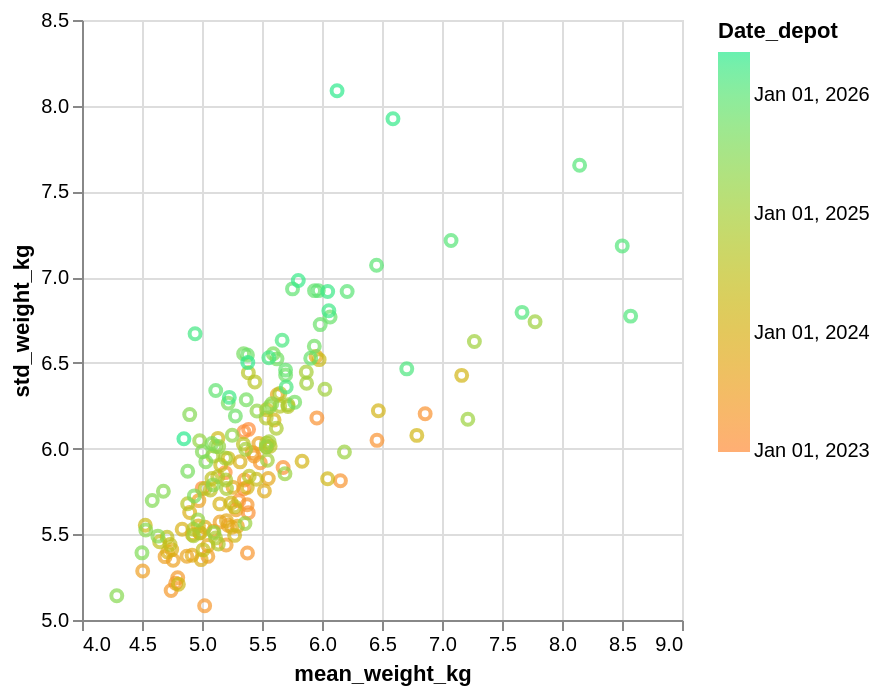

This figure's notebook cell:
### Code cell
# Scatter plot


chart = (
    alt.Chart(base_df)
    .mark_point()
    .encode(
        x=alt.X("mean_weight_kg:Q", scale=alt.Scale(zero=False)),
        y=alt.Y("std_weight_kg:Q", scale=alt.Scale(zero=False)),
        tooltip=[
            "Date_depot",
        ],
        color=alt.Color(
            "Date_depot",
            scale=alt.Scale(scheme="rainbow"),
        ),
    )
)
chart

### Figure 1 — Vega specification as saved in the notebook (floating-point values rounded to 4 significant figures; data arrays with more than 128 entries replaced by an {"elided": "..."} marker saying what was removed)
{"$schema": "https://vega.github.io/schema/vega/v6.json", "data": [{"name": "source_0", "values": {"elided": "177 records"}, "transform": [{"type": "formula", "expr": "toDate(datum['Date_depot'])", "as": "Date_depot"}]}, {"name": "source_0_x_domain_mean_weight_kg", "values": [{"min": 4.29, "max": 8.572}]}, {"name": "source_0_y_domain_std_weight_kg", "values": [{"min": 5.083, "max": 8.088}]}], "marks": [{"type": "symbol", "name": "marks", "from": {"data": "source_0"}, "encode": {"update": {"tooltip": {"signal": "{\"Date_depot\": timeFormat(datum[\"Date_depot\"], \"%b %d, %Y\")}"}, "y": {"field": "std_weight_kg", "scale": "y"}, "opacity": {"value": 0.7}, "fill": {"value": "transparent"}, "stroke": {"field": "Date_depot", "scale": "color"}, "x": {"field": "mean_weight_kg", "scale": "x"}}}, "style": ["point"]}], "scales": [{"name": "x", "type": "linear", "domain": [{"signal": "(data(\"source_0_x_domain_mean_weight_kg\")[0] || {}).min"}, {"signal": "(data(\"source_0_x_domain_mean_weight_kg\")[0] || {}).max"}], "range": [0, {"signal": "width"}], "zero": false, "nice": true}, {"name": "y", "type": "linear", "domain": [{"signal": "(data(\"source_0_y_domain_std_weight_kg\")[0] || {}).min"}, {"signal": "(data(\"source_0_y_domain_std_weight_kg\")[0] || {}).max"}], "range": [{"signal": "height"}, 0], "nice": true, "zero": false}, {"name": "color", "type": "time", "domain": {"data": "source_0", "field": "Date_depot"}, "range": {"scheme": "rainbow"}, "interpolate": "hcl"}], "axes": [{"scale": "x", "tickCount": {"signal": "ceil(width/40)"}, "labels": false, "maxExtent": 0, "orient": "bottom", "aria": false, "minExtent": 0, "gridScale": "y", "domain": false, "grid": true, "ticks": false, "zindex": 0}, {"scale": "y", "gridScale": "x", "labels": false, "maxExtent": 0, "minExtent": 0, "ticks": false, "zindex": 0, "grid": true, "orient": "left", "aria": false, "domain": false, "tickCount": {"signal": "ceil(height/40)"}}, {"scale": "x", "labelFlush": true, "orient": "bottom", "labelOverlap": true, "title": "mean_weight_kg", "tickCount": {"signal": "ceil(width/40)"}, "grid": false, "zindex": 0}, {"scale": "y", "tickCount": {"signal": "ceil(height/40)"}, "zindex": 0, "grid": false, "orient": "left", "labelOverlap": true, "title": "std_weight_kg"}], "padding": 5, "width": 300, "height": 300, "style": "cell", "legends": [{"stroke": "color", "format": "%b %d, %Y", "gradientLength": {"signal": "clamp(height, 64, 200)"}, "title": "Date_depot", "encode": {"gradient": {"update": {"opacity": {"value": 0.7}}}}}], "background": "white"}
